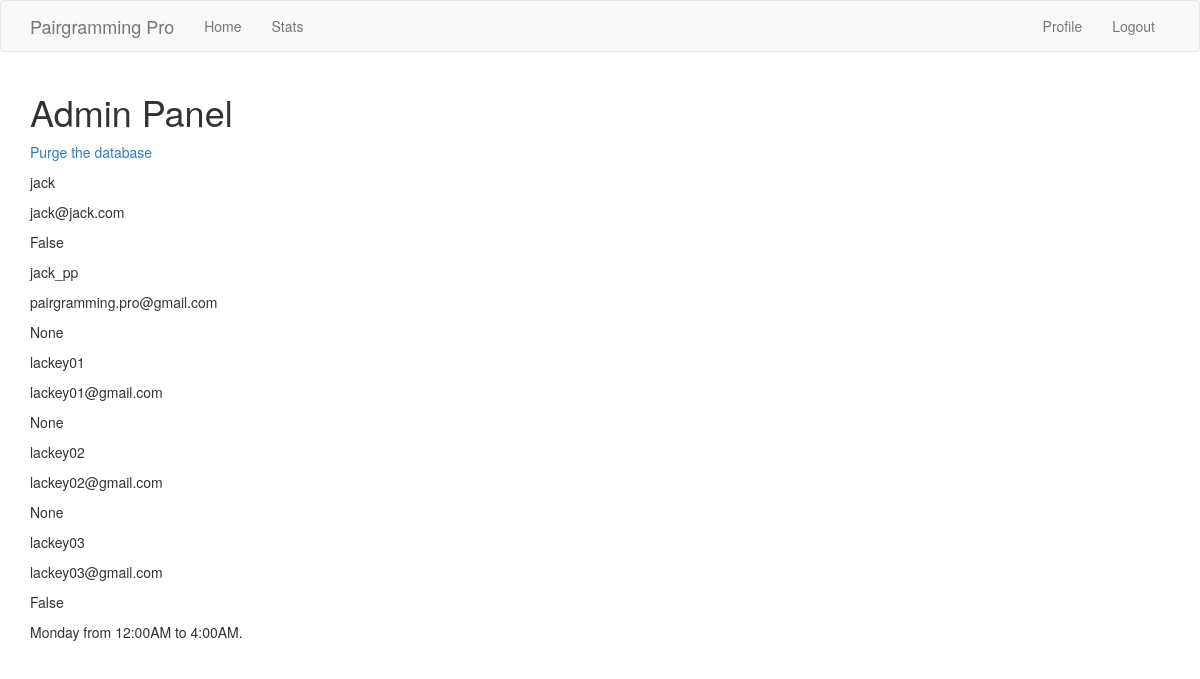
The app's page /admin (signed in), older data.
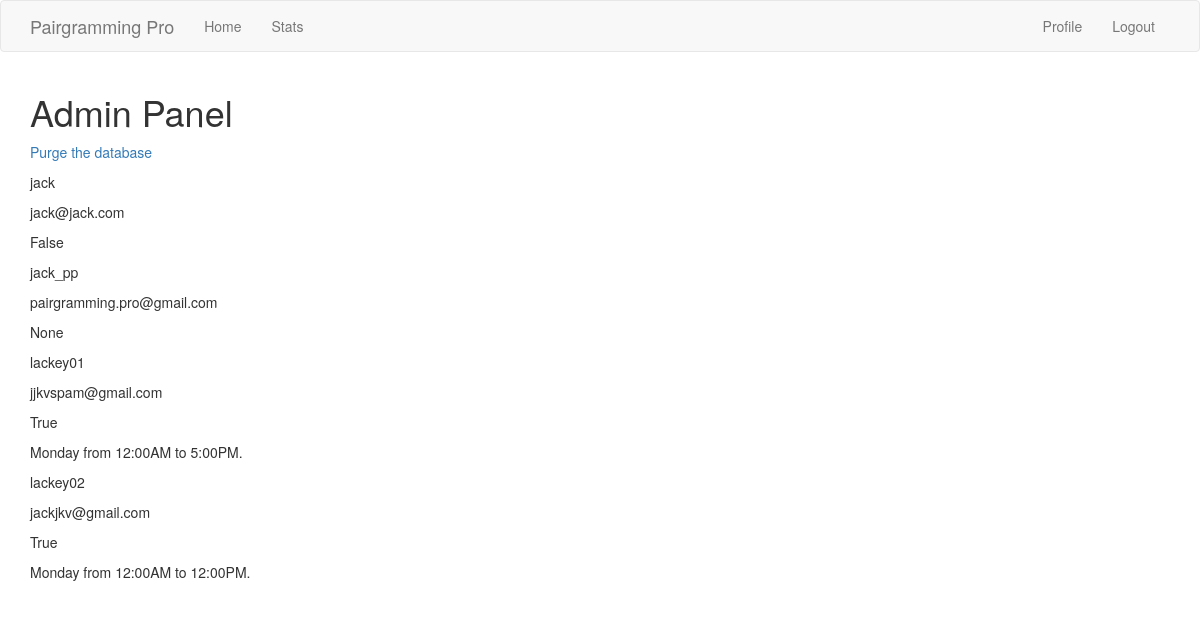
The same page, newer data.
### app/models.py (models this page shows, shortened)
class User(UserMixin, db.Model):
    id = db.Column(db.Integer, primary_key=True)
    username = db.Column(db.String(128), index=True, unique=True)
    email = db.Column(db.String(128), index=True, unique=True)
    s_id = db.Column(db.Integer, db.ForeignKey('school.id'))
    c_id = db.Column(db.Integer, db.ForeignKey('course.id'))
    password_hash = db.Column(db.String(128))
    free_times = db.relationship('FreeInterval', backref='author', lazy='dynamic')
    taken = db.Column(db.Boolean)
    partner = db.Column(db.String(128))

class FreeInterval(db.Model):
    id = db.Column(db.Integer, primary_key=True)
    start_day = db.Column(db.String(10))
    start_time = db.Column(db.String(10))
    end_day = db.Column(db.String(10))
    end_time = db.Column(db.String(10))
    user_id = db.Column(db.Integer, db.ForeignKey('user.id'))
    def __repr__(self):
        if self.start_day == self.end_day:
            return '{} from {} to {}.'.format(self.start_day, self.start_time, self.end_time)
        else:
            return '{} at {} to {} at {}.'.format(self.start_day, self.start_time, self.end_day, self.end_time)

### app/routes.py (the view)
@app.route('/admin', methods=['GET', 'POST'])
@login_required
def admin():
    if current_user.username not in DM.ADMINS:
        flash('Access denied!')
        return redirect(url_for('index'))
    users = User.query.all()
    return render_template('admin.html', title='Admin Panel', users=users)

### app/models.py (called while the page is built)
@login.user_loader
def load_user(id):
    return User.query.get(int(id))

### app/templates/admin.html (shortened to what this page needs)
{% extends "base.html" %}
{% block app_content %}
<h1>Admin Panel</h1>
<p><a href="{{ url_for('purge') }}">Purge the database</a></p>
{% for user in users %}
<p>{{user.username}}</p>
<p>{{user.email}}</p>
<p>{{user.taken}}</p>
{% for f in user.free_times %}
<p>{{f}}</p>
{% endfor %}
{% endfor %}
{% endblock %}

Row changes from the older to the newer data that the page shows:
removed User: username "lackey03", email "lackey03@gmail.com", taken "False", FreeInterval (start_day+end_day+start_time "Monday from 12:00AM to 4:00AM.")
changed User "lackey01": email "lackey01@gmail.com" → "jjkvspam@gmail.com"; taken "None" → "True"; gains FreeInterval (start_day+end_day+start_time "Monday from 12:00AM to 5:00PM.")
changed User "lackey02": email "lackey02@gmail.com" → "jackjkv@gmail.com"; taken "None" → "True"
added FreeInterval: start_day+end_day+start_time "Monday from 12:00AM to 12:00PM.", shown under User "lackey02"
